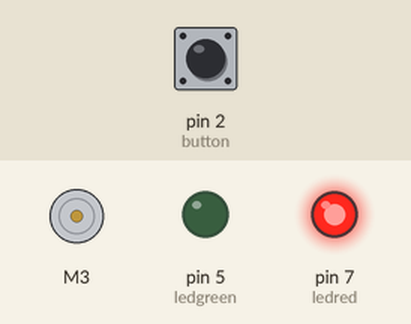
A sketch run on a simulated Arduino Uno, built with avr-gcc and run on an emulated ATmega328P. On the bench: DC motor (green arrow = forward, orange = backward, longer = faster), output pins drawn as LEDs (lit = HIGH). Inputs (shaded band) come from the test bench; at power-on: pin 2 (button) LOW.

Above: at 1.2 s.
1.3 s: pin 2 (button) pulled HIGH for 0.15 s
At 1.37 s:
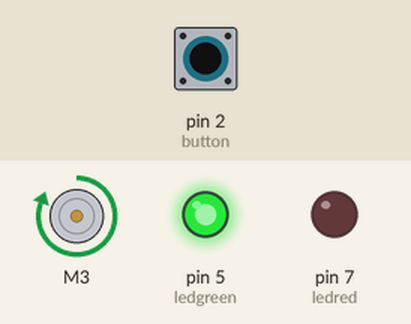
2.9 s: pin 2 (button) pulled HIGH for 3.2 s
At 7.1 s:
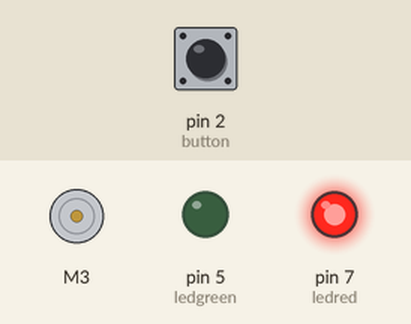
Timing chart, 0 to 8.6 s (numbered marks = the images above; inputs shaded):
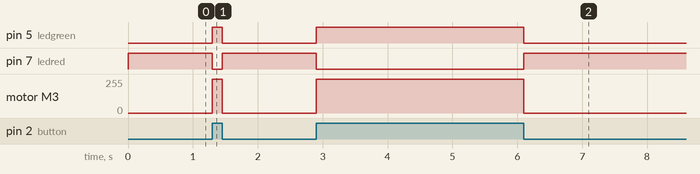

The sketch:

backReel.ino
```cpp
#include "CytronMotorDriver.h"

CytronMD motor(PWM_DIR, 3, 4); // PWM = Pin 3, DIR = Pin 4.

int ledred = 7;
int ledgreen = 5;
int button = 2;
int buttonstate = 0;

void setup()
{
    Serial.begin(9600);

    pinMode(ledred, OUTPUT);
    pinMode(ledgreen, OUTPUT);
}
void loop()
{
    buttonstate = digitalRead(button);
    if (buttonstate == HIGH)
    {

        digitalWrite(ledgreen, HIGH);
        digitalWrite(ledred, LOW);
        motor.setSpeed(255);
    }
    else
    {

        digitalWrite(ledred, HIGH);
        digitalWrite(ledgreen, LOW);
        motor.setSpeed(LOW);
    }
}
```

Measured:
- after the input at 1.3 s, pin 5 (ledgreen): LOW → HIGH at once, → LOW 0.15 s later; pin 7 (ledred): HIGH → LOW at once, → HIGH 0.15 s later; motor M3: stopped → forward 255/255 at once, → stopped 0.15 s later
- after the input at 2.9 s, pin 5 (ledgreen): LOW → HIGH at once, → LOW 3.2 s later; pin 7 (ledred): HIGH → LOW at once, → HIGH 3.2 s later; motor M3: stopped → forward 255/255 at once, → stopped 3.2 s later
